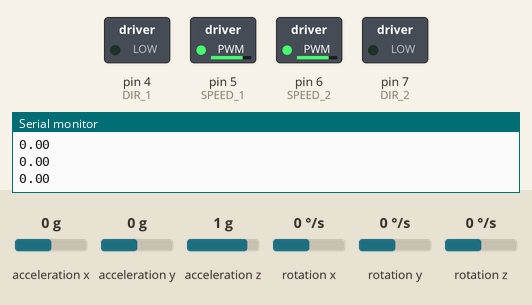
A sketch run on a simulated Arduino Uno, built with avr-gcc and run on an emulated ATmega328P. On the bench: switched loads named in the sketch (green lamp = pin HIGH), the last lines printed to the serial monitor. The inputs (shaded band) are chosen by the test bench; at power-on: acceleration y 0 g, acceleration x 0 g, acceleration z 1 g, rotation x 0 °/s, rotation y 0 °/s, rotation z 0 °/s.

Above: at 2.0 s.
2.1 s: acceleration y set to 0.8 g
At 3.5 s:
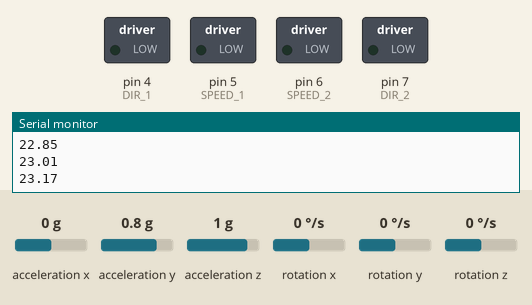
4.2 s: acceleration y set to -0.8 g
At 4.44 s:
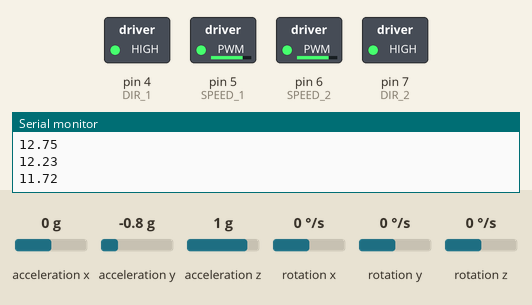
6.1 s: acceleration y set to -0.5 g
9.1 s: acceleration y set to -0.3 g
At 11.8 s:
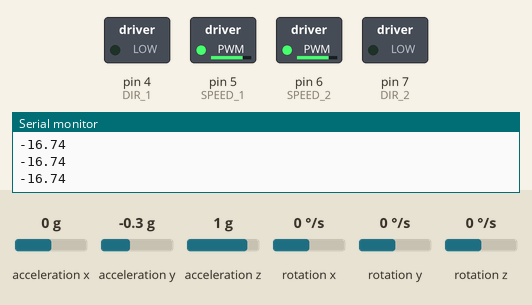
12.1 s: acceleration y set to -1.4 g
At 12.4 s:
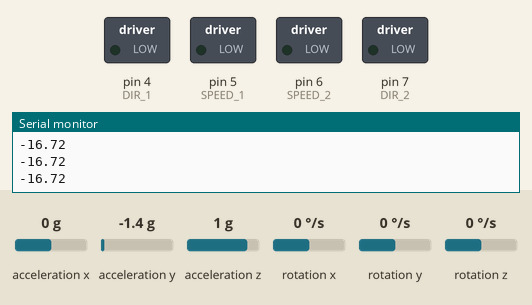
13.6 s: acceleration y set to 0.6 g
At 14.9 s:
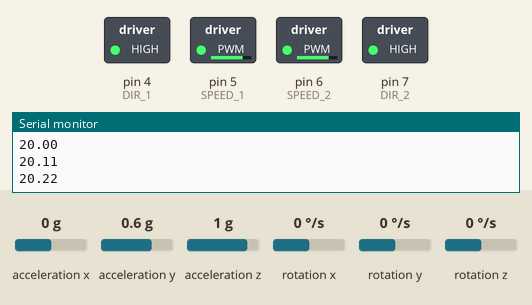
Timing chart, 0 to 16.6 s (numbered marks = the images above; inputs shaded):
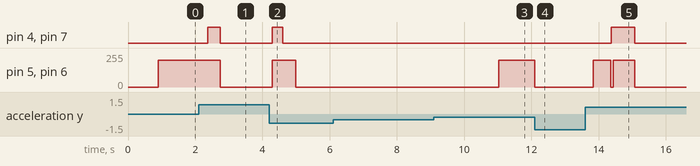

The sketch:

FullCode.ino
```cpp
#include "Wire.h"
#include "I2Cdev.h"
#include "MPU6050.h"
#include "math.h"

#define MOTOR_MAX 200
#define MOTOR_MIN 100
// motor PIN's
#define SPEED_1      5
#define DIR_1        4

#define SPEED_2      6
#define DIR_2        7

// consts
#define KDV 30
#define ERROR_MIN KDV*ANGLE_BALANCE_MIN
#define ERROR_MAX KDV*ANGLE_BALANCE_MAX
#define ANGLE_ZERO 3.2
#define TIME_PID 2000
#define TIME_START 500
#define ANGLE_CRASH 20
#define ANGLE_BALANCE_MIN 0.5
#define ANGLE_BALANCE_MAX 5


#define KP 1.55
#define KI 0.03
#define KD 0.01


MPU6050 accgyro;

float errorPID;
int  Speed;
long int time_regul;
long int time_start;
float gy;
float angle_ay;
float angleY;
float angleIntegral = 0.0;
boolean isCrash;
float kp = KP;
float ki = KI;
float kd = KD;

void setup() {
  Serial.begin(9600);
  // настраиваем выводы платы 4, 5, 6, 7 на вывод сигналов
  for (int i = 4; i < 8; i++) {
    pinMode(i, OUTPUT);
  }
  accgyro.initialize();
  calibrate_gyro();
  isCrash = true;
  time_start = millis();
  while(millis() - time_start < TIME_START) {
      getGyroData();
    }
}

void loop() {
  getGyroData();
  if (isCrash){
    stopMotors();
  }else {
    PID_regulator();
  }
}

void PID_regulator() {
  if( time_regul < micros() ){
    time_regul = micros() + TIME_PID;
    angleIntegral +=  (angleY - ANGLE_ZERO);

    errorPID = kp*(angleY - ANGLE_ZERO) + kd*gy + ki*angleIntegral;

    if (errorPID > 0)
      Speed = -map(errorPID*KDV, ERROR_MIN, ERROR_MAX, MOTOR_MIN, MOTOR_MAX);
    else
      Speed = map(-errorPID*KDV, ERROR_MIN, ERROR_MAX, MOTOR_MIN, MOTOR_MAX);

  if ((errorPID >= - ANGLE_BALANCE_MIN) && (errorPID <= ANGLE_BALANCE_MIN))
      Speed = 0;

    setSpeedMotors(Speed);
  }
  Serial.println(String(angleY));
}
void stopMotors(){
  digitalWrite(DIR_1, LOW);
  digitalWrite(DIR_2, LOW);
  analogWrite(SPEED_1, 0);
  analogWrite(SPEED_2, 0);
}

void setSpeedMotors(int _speed){
  if (abs(_speed)<10) {
      stopMotors();
  } else {
      setSpeedMotorRight(_speed);
      setSpeedMotorLeft(_speed);
  }
}
void setSpeedMotorLeft(int _speed) {
  int speedNorm = constrain(abs(_speed), MOTOR_MIN, MOTOR_MAX);
  if (_speed > 0){
    digitalWrite(DIR_2, LOW);
    analogWrite(SPEED_2, speedNorm);
  }  else {
      digitalWrite(DIR_2, HIGH);
      analogWrite(SPEED_2, speedNorm);
  }
}
void setSpeedMotorRight(int _speed) {
  int speedNorm = constrain(abs(_speed), MOTOR_MIN, MOTOR_MAX);
    if (_speed > 0){
    digitalWrite(DIR_1, LOW);
    analogWrite(SPEED_1, speedNorm);
  }  else {
      digitalWrite(DIR_1, HIGH);
      analogWrite(SPEED_1, speedNorm);
  }
}
```

Gyro.ino
```cpp
#define TO_DEG 57.2957f
#define TIME_GYRO 2000
#define FK 0.99 // коэффициент комплементарного фильтра

int16_t ax_raw, ay_raw, az_raw, gx_raw, gy_raw, gz_raw;
float ax, ay, az;
float gyro_x_zero, gyro_y_zero, gyro_z_zero;
long int time_timer;

void getGyroData() {
  if( time_timer < micros() ){
    time_timer = micros() + TIME_GYRO;
    accgyro.getMotion6(&ax_raw, &ay_raw, &az_raw, &gx_raw, &gy_raw, &gz_raw);

    gy = (gx_raw - gyro_x_zero)/131.0;
    ax = ax_raw/16384.0;
    ay = ay_raw/16384.0;
    az = az_raw/16384.0;


    // вычисляем угол наклона по акселерометру
    angle_ay = TO_DEG * atan2(ay,az);
    // вычисляем угол наклона по гироскопу
    // корректируем значение угла с помощью акселерометра

    angleY = angleY + gy * TIME_GYRO/1000000.0;
    angleY = angleY*FK + angle_ay*(1-FK);
    if ((angleY - ANGLE_ZERO>= ANGLE_CRASH) || (angleY - ANGLE_ZERO <= -ANGLE_CRASH)) {
      isCrash = true;
      angleIntegral = 0;
    } else isCrash = false;
  }
}

void calibrate_gyro() {
  int i = 0;
  int NUM_CALIBRATE = 100;
  while (i < NUM_CALIBRATE) {
    if( time_timer < micros() ){
      time_timer = micros() + TIME_GYRO;
      accgyro.getMotion6(&ax_raw, &ay_raw, &az_raw, &gx_raw, &gy_raw, &gz_raw);
      gyro_x_zero += gx_raw;
      gyro_y_zero += gy_raw;
      gyro_z_zero += gz_raw;
      i++;
    }
  }
  gyro_x_zero /= NUM_CALIBRATE;
  gyro_y_zero /= NUM_CALIBRATE;
  gyro_z_zero /= NUM_CALIBRATE;
}
```

Measured:
- the behaviour switches between -0.4 and -0.3 g on acceleration y (found by bisection; images 2 and 3)
- after the input at 2.1 s, pin 4 (DIR_1), pin 7 (DIR_2): LOW → HIGH after 0.27 s, → LOW 0.37 s later; pin 5 (SPEED_1), pin 6 (SPEED_2): 200/255 → 0/255 after 0.64 s
- after the input at 4.2 s, pin 4 (DIR_1), pin 7 (DIR_2): LOW → HIGH after 0.09 s, → LOW 0.31 s later; pin 5 (SPEED_1), pin 6 (SPEED_2): 0/255 → 200/255 after 0.09 s, → 0/255 0.70 s later
- after the input at 6.1 s, every drawn part: stays the same
- after the input at 9.1 s, pin 5 (SPEED_1), pin 6 (SPEED_2): 0/255 → 200/255 after 1.9 s
- after the input at 12.1 s, pin 5 (SPEED_1), pin 6 (SPEED_2): 200/255 → 0/255 at once
- after the input at 13.6 s, pin 4 (DIR_1), pin 7 (DIR_2): LOW → HIGH after 0.77 s, → LOW 0.70 s later; pin 5 (SPEED_1), pin 6 (SPEED_2): 0/255 → 200/255 after 0.24 s, → 0/255 0.52 s later, → 200/255 0.07 s later, → 0/255 0.64 s later
